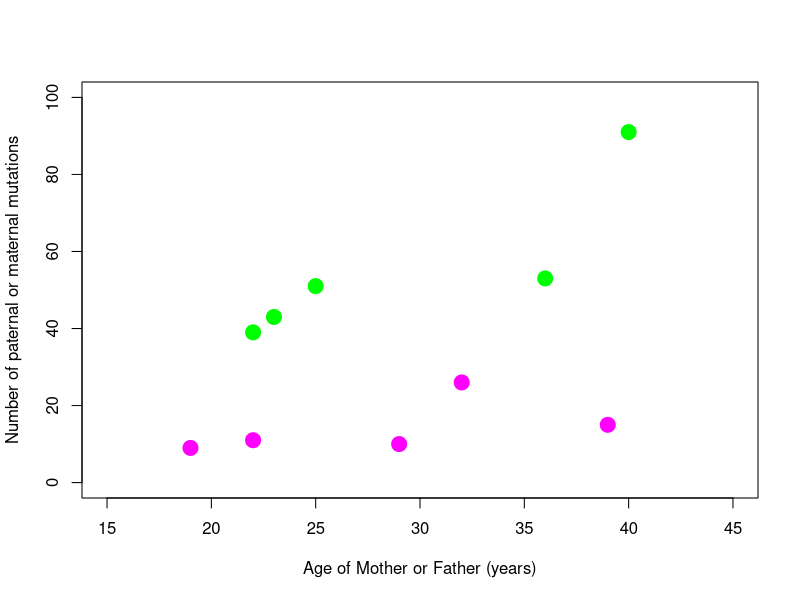
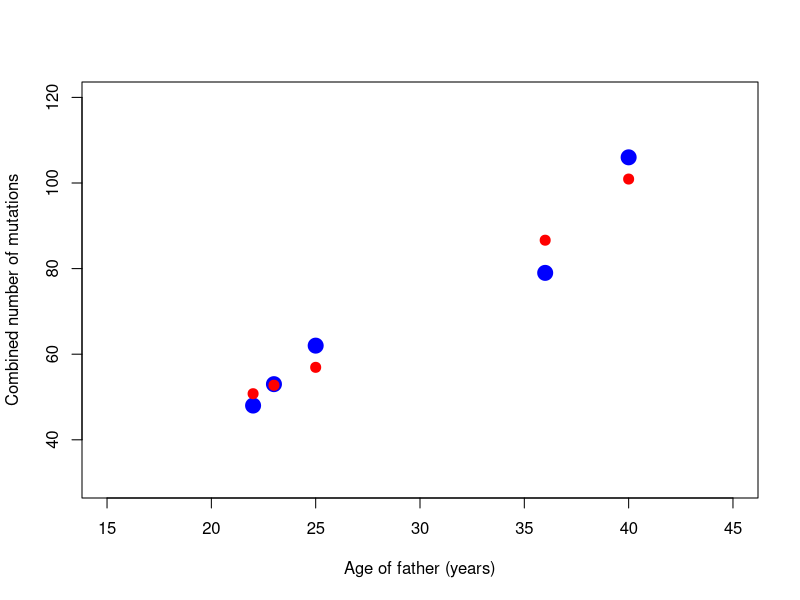

The R source for these figures, in order:
## ---- chunk 1
knitr::opts_chunk$set(echo = TRUE) ## basic option can be tweaked
## ---- chunk 2
dataTrio = data.frame(trio = c('Trio1','Trio2','Trio3','Trio4','Trio5'), 
                  fathers.age = c(22,23,25,36,40),
                  mother.age = c(19,29,22,32,39),
                  paternal.chrom = c(39,43,51,53,91),
                  maternal.chrom = c(9,10,11,26,15),
                  combined = c(48,53,62,79,106))
## ---- chunk 3
plot(dataTrio$fathers.age,dataTrio$paternal.chrom, col="green", cex=3, 
     pch=20,xlim=c(15,45), ylim=c(0,100), xlab = "Age of Mother or Father (years)",
     ylab="Number of paternal or maternal mutations")
points(dataTrio$mother.age,dataTrio$maternal.chrom, col="magenta", pch=20, cex=3)

## ---- chunk 4
AgeF=glm(data = dataTrio, paternal.chrom~fathers.age, family = "poisson")
summary(AgeF)
anova(AgeF, test="LRT")
## ---- chunk 5
AgeM=glm(data = dataTrio, maternal.chrom~mother.age, family = "poisson")
summary(AgeM)
anova(AgeM, test="LRT")

## ---- chunk 6
naiveM=glm(data = dataTrio, combined~fathers.age+mother.age, family = "poisson")
summary(naiveM)
anova(naiveM, test="LRT") ## Note seqential tests by LRT 
names(naiveM) ## useful to inspect these

## ---- chunk 7
globalF=glm(data = dataTrio, combined~fathers.age, family = "poisson")

plot(dataTrio$fathers.age,dataTrio$combined, col="blue", cex=3, 
     pch=20,xlim=c(15,45), ylim=c(30,120), xlab = "Age of father (years)",
     ylab="Combined number of mutations")
points(dataTrio$fathers.age, globalF$fitted.values, col="red", pch=20, cex=2)
